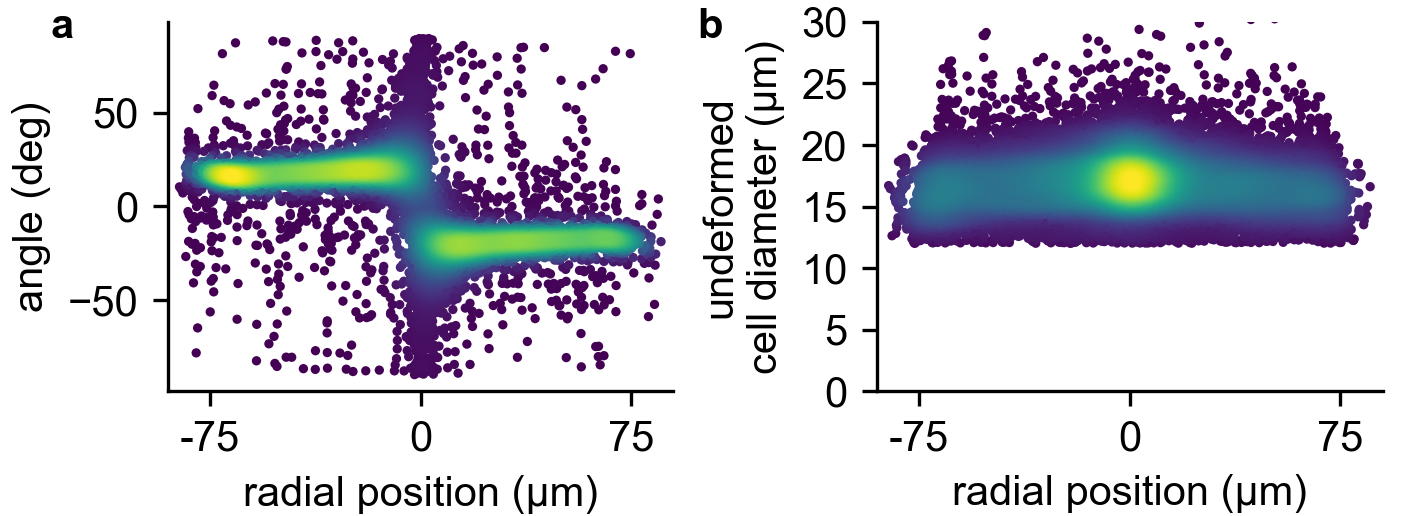

Generate this figure with Python:
# -*- coding: utf-8 -*-
"""
Created on Tue May 22 2020

@author: Ben

# This program reads a txt file with the analyzed cell position, shape (semi-major and semi-minor axis etc.),
# computes the cell strain and the fluid shear stress acting on each cell,
# plots the data (strain versus stress) for each cell using a kernel density estimate for the datapoint color,
# and fits a stress stiffening equation to the data 
# The results such as maximum flow speed, cell mechanical parameters, etc. are stored in 
# the file 'all_data.txt' located at the same directory as this script 
"""
import matplotlib.pyplot as plt
from matplotlib.backends.backend_pdf import PdfPages
from helper_functions import getInputFile, getConfig, getData, getInputFolder
from helper_functions import refetchTimestamps, getVelocity, filterCells, correctCenter, getStressStrain, fitStiffness
from helper_functions import initPlotSettings, plotVelocityProfile, plotStressStrain, plotMessurementStatus
from helper_functions import storeEvaluationResults, plotDensityScatter, plotStressStrainFit, plotBinnedData, load_all_data
import numpy as np
import pandas as pd
import glob
from pathlib import Path
import pylustrator
pylustrator.start()

for index, pressure in enumerate([1]):
    ax = plt.subplot(1, 3, index+1)

    #data, config = load_all_data(r"\\131.188.117.96\biophysDS\emirzahossein\microfluidic cell rhemeter data"+
    #                             r"\microscope4\2020_may\2020_05_22_alginateDMEM2%\[0-9]\*_result.txt", pressure=pressure)
    data, config = load_all_data([
        r"\\131.188.117.96\biophysDS\emirzahossein\microfluidic cell rhemeter data\microscope4\2020_july\2020_07_21_alginate2%_dmem_NIH_time_2\[0-9]\*_result.txt",
        r"\\131.188.117.96\biophysDS\emirzahossein\microfluidic cell rhemeter data\microscope4\2020_may\2020_05_22_alginateDMEM2%\[0-9]\*_result.txt",
        r"\\131.188.117.96\biophysDS\emirzahossein\microfluidic cell rhemeter data\microscope4\2020_july\2020_07_27_alginate2%_dmem_NIH_time_1\[0-9]\*_result.txt",
    ], pressure=pressure)

    plt.subplot(1, 2, 1)
    plotDensityScatter(data.rp, data.angle)

    plt.subplot(1, 2, 2)
    plotDensityScatter(data.rp, np.sqrt(data.area / np.pi))

if 0:
    ax = None

    xlimits = [-40, 300]
    ylimits = [-0.1, 1.1]

    def plotPathList(paths):
        global ax
        paths = list(paths)
        print(paths)
        fit_data = []

        data_list = []
        for index, file in enumerate(paths):
            output_file = Path(str(file).replace("_result.txt", "_evaluated.csv"))

            # load the data and the config
            data = getData(file)
            config = getConfig(file)

            """ evaluating data"""
            if not output_file.exists():
                #refetchTimestamps(data, config)

                getVelocity(data, config)

                # take the mean of all values of each cell
                data = data.groupby(['cell_id']).mean()

                correctCenter(data, config)

                data = filterCells(data, config)

                # reset the indices
                data.reset_index(drop=True, inplace=True)

                getStressStrain(data, config)

                #data = data[(data.stress < 50)]
                data.reset_index(drop=True, inplace=True)

                data["area"] = data.long_axis * data.short_axis * np.pi
                data.to_csv(output_file, index=False)

            data = pd.read_csv(output_file)

            #data = data[(data.area > 0) * (data.area < 2000) * (data.stress < 250)]
            #data.reset_index(drop=True, inplace=True)

            data_list.append(data)


        data = pd.concat(data_list)
        data.reset_index(drop=True, inplace=True)

        fitStiffness(data, config)

        plotDensityScatter(data.rp, data.angle)
        #plotStressStrainFit(data, config)
        #plotBinnedData(data.stress, data.strain, [0, 10, 20, 30, 40, 50, 75, 100, 125, 150, 200, 250])
        #plt.title(f'{config["fit"]["p"][0] * config["fit"]["p"][1]:.2f}')
        fit_data.append(config["fit"]["p"][0] * config["fit"]["p"][1])

        return fit_data

    def plotPathList2(paths):
        global ax
        paths = list(paths)
        print(paths)
        fit_data = []

        data_list = []
        for index, file in enumerate(paths):
            output_file = Path(str(file).replace("_result.txt", "_evaluated.csv"))

            # load the data and the config
            data = getData(file)
            config = getConfig(file)

            """ evaluating data"""
            if not output_file.exists():
                #refetchTimestamps(data, config)

                getVelocity(data, config)

                # take the mean of all values of each cell
                data = data.groupby(['cell_id']).mean()

                correctCenter(data, config)

                data = filterCells(data, config)

                # reset the indices
                data.reset_index(drop=True, inplace=True)

                getStressStrain(data, config)

                #data = data[(data.stress < 50)]
                data.reset_index(drop=True, inplace=True)

                data["area"] = data.long_axis * data.short_axis * np.pi
                data.to_csv(output_file, index=False)

            data = pd.read_csv(output_file)

            #data = data[(data.area > 0) * (data.area < 2000) * (data.stress < 250)]
            #data.reset_index(drop=True, inplace=True)

            data_list.append(data)


        data = pd.concat(data_list)
        data.reset_index(drop=True, inplace=True)

        fitStiffness(data, config)

        plotDensityScatter(data.rp, np.sqrt(data.area/np.pi))
        #plotStressStrainFit(data, config)
        #plotBinnedData(data.stress, data.strain, [0, 10, 20, 30, 40, 50, 75, 100, 125, 150, 200, 250])
        #plt.title(f'{config["fit"]["p"][0] * config["fit"]["p"][1]:.2f}')
        fit_data.append(config["fit"]["p"][0] * config["fit"]["p"][1])

        return fit_data

    #""" loading data """
    ## get the results file (by config parameter or user input dialog)
    datasets = [
        {
            "datafiles": [
                Path(r"\\131.188.117.96\biophysDS\emirzahossein\data\microscope4_baslercamera\2020_may\2020_05_22_alginateDMEM2%"),
            #    Path(r"Z:\emirzahossein\data\microscope4_baslercamera\2020_july\07_07_2020_alginate2%_rpmi_no_fcs_time"),
            ],
            "rows": 1,
            "cols": 12,
            "range": range(2, 11, 2),
            "fitfunc": "line",
            "repetition": 1,
    }
    ]

    rows = 1
    cols = 3
    #row_index = 0
    data_index = -1
    dataset = datasets[0]
    datafiles = dataset["datafiles"]
    for data_index, datafile in enumerate(datafiles):
        data_index += 1
        paths = []
        pressures = []
        ax = None
        datafiles = dataset["datafiles"]
        #
        for index, file in enumerate(Path(datafile).glob("**/*_result.txt")):
            config = getConfig(file)
            paths.append(file)
            pressures.append(config['pressure_pa'] / 100_000)

        paths = np.array(paths)
        pressures = np.array(pressures)

        unique_pressures = np.unique(pressures)
        unique_pressures = [1, 2, 3]#unique_pressures[unique_pressures > 0.5]
        print(unique_pressures)

        fit_data = []
        index = 1

        plt.subplot(1, 2, 1)
        f = plotPathList(paths[pressures == 1])

        plt.subplot(1, 2, 2)
        f = plotPathList2(paths[pressures == 1])


#plt.legend()
#% start: automatic generated code from pylustrator
plt.figure(1).ax_dict = {ax.get_label(): ax for ax in plt.figure(1).axes}
import matplotlib as mpl
plt.figure(1).set_size_inches(12.000000/2.54, 4.370000/2.54, forward=True)
plt.figure(1).axes[0].set_position([0.118367, 0.241321, 0.356764, 0.716233])
plt.figure(1).axes[0].set_xlim(-90.0, 90.0)
plt.figure(1).axes[0].set_xticklabels(["-75", "0", "75"])
plt.figure(1).axes[0].set_xticks([-75.0, 0.0, 75.0])
plt.figure(1).axes[0].set_xticks([np.nan], minor=True)
plt.figure(1).axes[0].spines['right'].set_visible(False)
plt.figure(1).axes[0].spines['top'].set_visible(False)
plt.figure(1).axes[0].text(0.5, 0.5, 'New Text', transform=plt.figure(1).axes[0].transAxes)  # id=plt.figure(1).axes[0].texts[1].new
plt.figure(1).axes[0].texts[0].set_position([-0.232258, 0.955913])
plt.figure(1).axes[0].texts[0].set_text("a")
plt.figure(1).axes[0].texts[0].set_weight("bold")
plt.figure(1).axes[0].get_xaxis().get_label().set_text("radial position (µm)")
plt.figure(1).axes[0].get_yaxis().get_label().set_text("angle (deg)")
plt.figure(1).axes[1].set_position([0.618713, 0.241321, 0.356764, 0.716233])
plt.figure(1).axes[1].set_xlim(-90.0, 90.0)
plt.figure(1).axes[1].set_xticklabels(["-75", "0", "75"])
plt.figure(1).axes[1].set_xticks([-75.0, 0.0, 75.0])
plt.figure(1).axes[1].set_xticks([np.nan], minor=True)
plt.figure(1).axes[1].set_ylim(0.0, 30.0)
plt.figure(1).axes[1].set_yticklabels(["0", "5", "10", "15", "20", "25", "30"])
plt.figure(1).axes[1].set_yticks([0.0, 5.0, 10.0, 15.0, 20.0, 25.0, 30.0])
plt.figure(1).axes[1].spines['right'].set_visible(False)
plt.figure(1).axes[1].spines['top'].set_visible(False)
plt.figure(1).axes[1].xaxis.labelpad = 3.716691
plt.figure(1).axes[1].text(0.5, 0.5, 'New Text', transform=plt.figure(1).axes[1].transAxes)  # id=plt.figure(1).axes[1].texts[1].new
plt.figure(1).axes[1].texts[0].set_position([-0.354809, 0.955913])
plt.figure(1).axes[1].texts[0].set_text("b")
plt.figure(1).axes[1].texts[0].set_weight("bold")
plt.figure(1).axes[1].get_xaxis().get_label().set_text("radial position (µm)")
plt.figure(1).axes[1].get_yaxis().get_label().set_text("undeformed\ncell diameter (µm)")
#% end: automatic generated code from pylustrator
plt.savefig(__file__[:-3]+".png", dpi=300)
plt.savefig(__file__[:-3]+".pdf")
plt.show()
